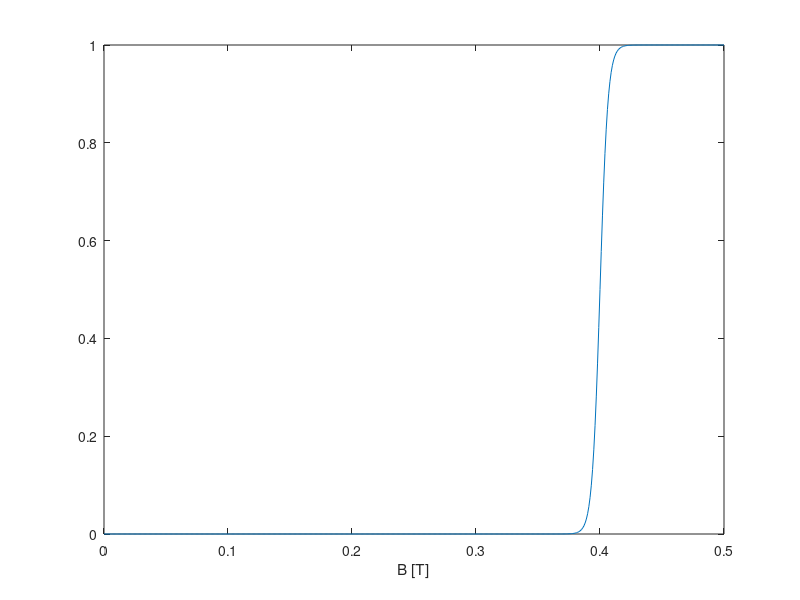

Source code (MATLAB): (Note: this script raises an error after producing the figure.)

clear gtest

gtest.pc = 5; gtest.c = 0.4; gtest.Xin = 0:0.001:0.5;

gtest.a = 200*pi/gtest.pc/gtest.c;

gtest.Sigmoidy = 1./(1 + exp(-(gtest.a).*(gtest.Xin - gtest.c)));

figure(56)
plot(gtest.Xin, gtest.Sigmoidy)

xlabel 'B [T]'
ylabel (compose("Consequent \\mu\nEquivalent to M/Msat"))

title(compose("Sigmoidal function\nc = " + num2str(gtest.c) + "[T] \\pm " + num2str(gtest.pc) + "%"+ ", a = " + num2str(gtest.a) ))


%%


     % Finding discrepancy
     
     absdiff = abs(abs(MxB) - abs(squeeze(B_a(c, d, m,:,o))'));
     
     pdiff = abs(absdiff./MxB.*100);
          
     %Plotting these up 
     
     figure(fignos(1)); clf;
     
     n = 1;
     
     for ODn = 1:length(OD)
         for Ln = 1:length(L)
             
             subplot(2,2,[1,2])
             semilogy (probe_line(ODn,:), MxB(ODn,:,Ln), '--', probe_line(ODn,:), squeeze(B_a(c,d,ODn,:,Ln)), '--')
             xlabel 'Distance from the magnet'
             ylabel 'Field [T]'
             title 'Fields obtained by each method [T]'
             legend ('Calculated using Caciagli','Calculated from Dipole eq')
             % remember to put this in as a recursive section - make a
             % note. For if L and OD aren't single values.

             subplot(2,2,3)
             semilogy (probe_line(ODn,2:size(MxB,2)), absdiff(ODn,2:size(MxB,2),Ln))
             xlabel 'Distance from the magnet'
             ylabel 'Absolute difference [T]'
             title 'Absolute difference'


             subplot(2,2,4)
             semilogy (probe_line(ODn,2:size(MxB,2)), pdiff(ODn,2:size(MxB,2),Ln))
             xlabel 'Distance from the magnet'
             ylabel 'Percentage difference [%]'
             title 'Percentage difference'

            n = n+1;

         end 
     end
     
     mxv = max((absdiff(ODn,:,Ln)));    
     mnv = min((absdiff(ODn,:,Ln)));
     
     if le(abs(mxv), abs(mnv))
         val = mnv;
     else 
         val = mxv;
     end
     
     data = (pdiff(ODn,:,Ln));
     mxv1 = max(data(~isinf(data)));    
     mnv1 = min(data(~isinf(data)));
     
     if le(abs(mxv1), abs(mnv1))
         val2 = mnv1;
     else 
         val2 = mxv1;
     end 
     
     subplot(2,2,3)
     cc = 10^mean(log10(abs(ylim)))*(mean(ylim)/abs(mean(ylim)));
     text (0.3*max(probe_line), cc,compose("\n\n\nMagnet OD = " + ... 
         num2str(OD*100) + "[cm] \nMagnet length = " + num2str(L) + "[m]"))
     
     % at what point does it improve past threshold percentage (%) ? 
    
     finder1 =  find(abs(pdiff(ODn,:,Ln)) >= ThreshPercent, 1, 'last');
     
     subplot(2,2,4)
     cc = 10^mean(log10(abs(ylim)))*(mean(ylim)/abs(mean(ylim)));
     %legend (['Value is below ', num2str(Thresh) , '% at ', num2str(probe_line(ODn,finder1)), 'm'])
     text (0.4*max(probe_line), cc, compose("\n\n\nValue is below " ...
         + num2str(ThreshPercent) + "% \nat " + num2str(probe_line(ODn,finder1)) + "[m]"))
     
     
%%

 ICS.M = 1e6; ICS.IB = 6e-3;
 ICS.StartB = 1; ICS.StChan = 1; ICS.KRV = 1;
 ICS.crook = 1; ICS.pm = 1; ICS.L = 1;
 inputStr = SaveVar12p1;

 
            ICS.L = ICS.L;
            ICS.pm = ICS.pm;
            
            [ICS.particle_loc] = plane_mask(inputStr.varst.Yin,inputStr.varst.Zin,inputStr.varst.s_rad);
            ICS.control = sum(sum(ICS.particle_loc));

            ICS.SH0 = inputStr.SH0(ICS.KRV, ICS.StChan, ICS.pm, ICS.StartB, ICS.L);
            ICS.swinit = inputStr.SWres(ICS.KRV, ICS.StChan, ICS.pm, ICS.StartB, ICS.L);

                ICS.pzcut =  find(inputStr.MxB(ICS.pm,:,ICS.L) >= ICS.SH0, 1, 'last');

                [Field.XunitX,Field.YunitX] = Bandit_Cac_UVs(inputStr.probe_line(ICS.pm,ICS.pzcut),...
                                    inputStr.varst.Yin,inputStr.varst.Zin,inputStr.varst.Lengths(ICS.L)./2,inputStr.varst.PM(ICS.pm)./2,ICS.M);
                                
                [Field.IBx, Field.IBy] = Bandit_Cac_UVs(inputStr.probe_line(ICS.pm,ICS.pzcut),...
                                    inputStr.varst.Yin,inputStr.varst.Zin,inputStr.varst.Lengths(ICS.L)./2,ICS.IB./2,ICS.M);
                    
                Field.Xunitx = Field.XunitX - Field.IBx; Field.Yunitx = Field.YunitX - Field.IBy;


                ICS.pind = (inputStr.ind1res(ICS.KRV, ICS.StChan, ICS.pm, ICS.StartB, ICS.L):inputStr.ind2res(ICS.KRV, ICS.StChan, ICS.pm, ICS.StartB, ICS.L));
                
                clear new keepers

            for pull = 1:length(ICS.pind)

                       new.Bxnew = (Field.Xunitx.*cos(inputStr.varst.theta(ICS.pind(pull))) + Field.Yunitx.*sin(inputStr.varst.theta(ICS.pind(pull))))'; 

%                        %Find out how much of this areas is above or below the threshold
%                        new.BZM = (new.Bxnew >= ICS.swinit) - (new.Bxnew <= -ICS.swinit);
%                        % Correlate with where the particles actually are in the world
% 
%                        new.CM = new.BZM .* ICS.particle_loc';
%                        % Find a qualitative number for how much is 'on'
%                        new.vc = sum(sum(new.CM));
%                        % Compare this to how many are in the sample space 
%                        new.NVC(1,pull) = new.vc./ICS.control;
                       
                       ICS.c = ICS.swinit; 
                       ICS.a = 200*pi/inputStr.varst.sigmoidpc/ICS.c;

                       new.BZM = 1./(1 + exp(-(ICS.a).*(new.Bxnew - ICS.c)));
                                             
                       new.CM = new.BZM .* ICS.particle_loc';
                       % Find a qualitative number for how much is 'on'
                       new.vc = sum(sum(new.CM));
                       % Compare this to how many are in the sample space 
                       new.NVC(1,pull) = new.vc./ICS.control;

                       keepers.Bx(:,:,pull) = new.Bxnew;
                       keepers.BZM(:,:,pull) = new.BZM;
                       keepers.CM(:,:,pull) = new.CM;

            end 
                       keepers.NVC = new.NVC;
            % [FWHMX(1),MLOC(1),indout] = FWHMNVC(new.NVC(1,:),inputStr.varst.theta,inputStr.varst.CON);


            [keepers.gradY, keepers.gradZ,keepers.gradTheta] = gradient(keepers.Bx);

            for count = 1:size(keepers.Bx,3)
                keepers.AvY(count) = mean(keepers.gradY(:,:,count),'all');
                keepers.AvZ(count) = mean(keepers.gradZ(:,:,count),'all');
                keepers.AvTheta(count) = mean(keepers.gradTheta(:,:,count),'all');
            end

            ICS.pltx = rad2deg(inputStr.varst.theta(ICS.pind));

            propkeepers(ICS.crook).pm = inputStr.varst.PM(ICS.pm);
            propkeepers(ICS.crook).L = inputStr.varst.Lengths(ICS.L);
            propkeepers(ICS.crook).AvY = keepers.AvY;
            propkeepers(ICS.crook).AvZ = keepers.AvZ;
            propkeepers(ICS.crook).AvTheta = keepers.AvTheta;
            propkeepers(ICS.crook).MeanAvY = mean(keepers.AvY);
            propkeepers(ICS.crook).MeanAvZ = mean(keepers.AvZ);
            propkeepers(ICS.crook).MeanAvTheta = mean(keepers.AvTheta);
            propkeepers(ICS.crook).pltx = ICS.pltx;
            


            clear count crook pull
            
%%

 plt.sq = (plt.pltpm.^2 + plt.pltL.^2).^0.5;

    figure(figno); clf; 
    subplot(4,4,1)
    imagesc (inputStr.varst.PM,inputStr.varst.Lengths, flipud(plt.AvY'));
    xlabel 'PM'; ylabel 'Lengths'; title 'Mean Av Y'; colorbar

    ax = gca; trial = linspace(ax.YLim(1),ax.YLim(2),length(inputStr.varst.Lengths)+1);
    trial = trial - (trial(2)-trial(1))/2;    trial(1) = [];
    yticks(trial);    yticklabels((fliplr(inputStr.varst.Lengths)));

    trial = linspace(ax.XLim(1),ax.XLim(2),length(inputStr.varst.PM)+1);
    trial = trial - (trial(2)-trial(1))/2;    trial(1) = [];
    xticks(trial);    xticklabels(((inputStr.varst.PM)));

    subplot(4,4,2)
    imagesc (inputStr.varst.PM,inputStr.varst.Lengths, flipud(plt.AvZ'));
    xlabel 'PM'; ylabel 'Lengths'; title 'Mean Av Z'; colorbar
    xticks(trial);    xticklabels(((inputStr.varst.PM)));
    yticks(trial);    yticklabels((fliplr(inputStr.varst.Lengths)));

    subplot(4,4,3)
    imagesc (inputStr.varst.PM,inputStr.varst.Lengths, flipud(plt.AvT'));
    xlabel 'PM'; ylabel 'Lengths'; title 'Mean Av Theta'; colorbar
    xticks(trial);    xticklabels(((inputStr.varst.PM)));
    yticks(trial);    yticklabels((fliplr(inputStr.varst.Lengths)));
    
    subplot(4,4,4)
    imagesc (inputStr.varst.PM,inputStr.varst.Lengths, flipud(plt.sq'));
    xlabel 'PM'; ylabel 'Lengths'; title 'polarity checking (pm^2 + L^2)^0^.^5'; colorbar
    xticks(trial);    xticklabels(((inputStr.varst.PM)));
    yticks(trial);    yticklabels((fliplr(inputStr.varst.Lengths)));
